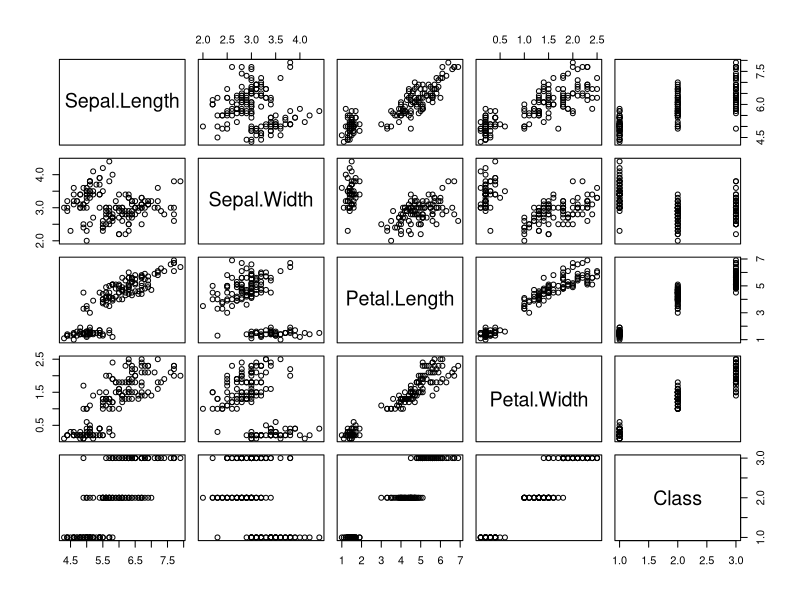
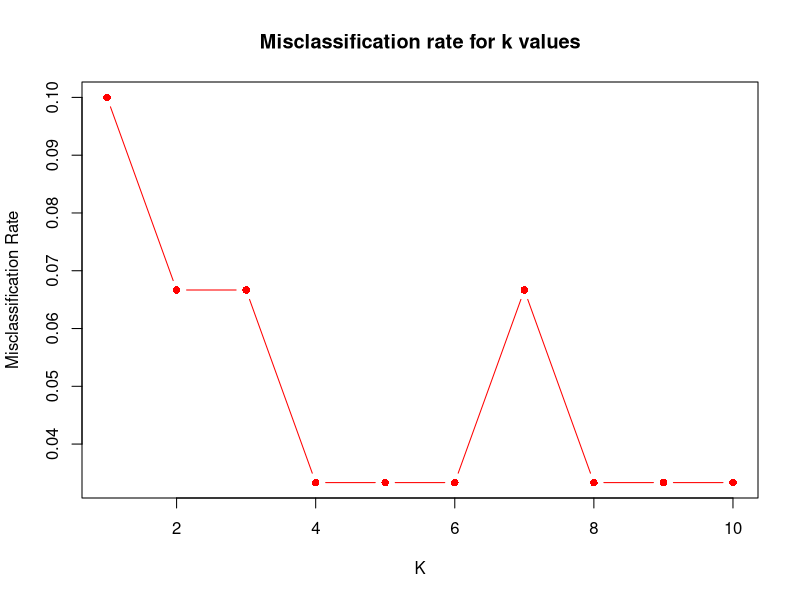
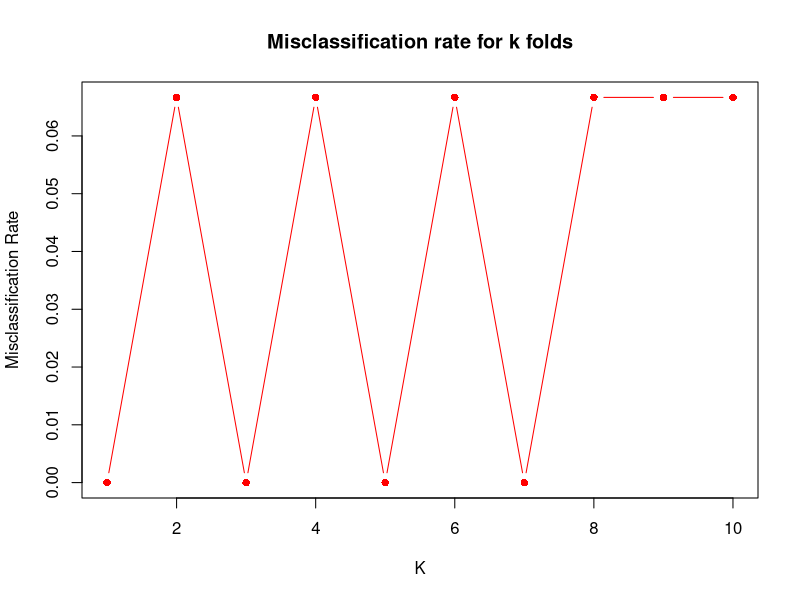
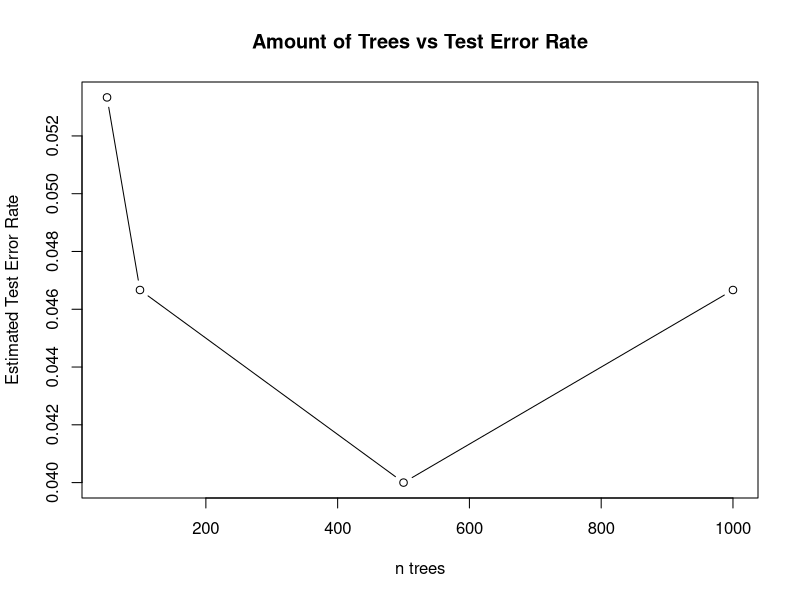

The R script that drew these images, in order:
## ---- chunk 1
knitr::opts_chunk$set(echo = TRUE)
## ---- chunk 2
install.packages(c('randomForest', 'caret', 'class','ggplot2'))

library(class)
library(caret)
library(randomForest)
library(ggplot2)
library(MASS)

# load data from CSV
Iris <- read.csv("bezedekIris.csv")
View(Iris)
attach(Iris)

Iris$Class <- as.factor(Iris$Class) # for handling qualitative response
## ---- chunk 3
summary(Iris)
## ---- chunk 4
pairs(Iris)
## ---- chunk 5
cor(subset(Iris, select = -c(Class)))
## ---- chunk 6
set.seed(1)
k = 10
cv.error <- rep(0, k)
splits <- createFolds(Class, returnTrain = FALSE)
for(i in 1:k) {
  #Split into train and test
  test <- splits[[i]]
  train <- -(test)
  Iris.test <- Iris[test, ]
  Class.test <- Class[test]
  
  #Train model
  lda.fit <- lda(Class ~ ., data = Iris, subset = train)
  
  #Test model
  lda.pred <- predict(lda.fit, Iris.test)
  lda.class <- lda.pred$class
  cv.error[i] <- mean(lda.class != Class.test)
}
cv.error
mean(cv.error)

lda.fit <- lda(Class ~ ., data = Iris)
lda.fit
## ---- chunk 7
set.seed(1)
k = 10
cv.error <- rep(0, k)
splits <- createFolds(Class, returnTrain = FALSE)
for(i in 1:k) {
  #Split into train and test
  test <- splits[[i]]
  train <- -(test)
  Iris.test <- Iris[test, ]
  Class.test <- Class[test]
  
  #Train model
  qda.fit <- qda(Class ~ ., data = Iris, subset = train)
  
  #Test model
  qda.pred <- predict(qda.fit, Iris.test)
  qda.class <- qda.pred$class
  cv.error[i] <- mean(qda.class != Class.test)
}
cv.error
mean(cv.error)

qda.fit <- qda(Class ~ ., data = Iris)
qda.fit
## ---- chunk 8
#### FITTING A KNN CLASSIFIER MODEL FOR DIFFERENT VALUES OF K TO FIND THE BEST K WITH LEAST MISCLASSIFICATION RATE
set.seed(300)
train_indices = sample(1:nrow(Iris), 0.8 * nrow(Iris))
train_data=Iris[train_indices, ]
test_data=Iris[-train_indices, ]
predictors=names(train_data)[1:4]
response="Class"
correct_classification=numeric()
misclassification_rates=numeric()
for (k_value in 1:10) {
  knn_predictions=knn(train = train_data[, predictors], test = test_data[, predictors], cl = train_data[, response], k = k_value)
  confusion_matrix=table(Actual = test_data[, response], Predicted = knn_predictions)
  correct_classification=sum(diag(confusion_matrix)) / sum(confusion_matrix)
  misclassification_rate=1 - correct_classification
  misclassification_rates=c(misclassification_rates, misclassification_rate)
  print(k_value)
  print(confusion_matrix)
  }
print(misclassification_rates)
plot(1:10, misclassification_rates, type = "b", xlab = "K",pch=16,col="red", ylab = "Misclassification Rate", main = "Misclassification rate for k values")
### After fitting the knn model on different k it is observed that 1,3,4,8,9,10 gives the minimum misclassification rate. So the knn model with k =3 can be choosen for further validation
## ---- chunk 9
### APPLYING 10 FOLD CROSS VALIDATION FOR TESTING THE MODEL PREDICTIONS
set.seed(123)
predictors = names(Iris)[1:4]
response = "Class"
irirs_data_2 = Iris[,c(predictors,response),drop=FALSE]
k_folds = 10
folds = createFolds(irirs_data_2$Class,k=k_folds,list=TRUE,returnTrain = FALSE)
missclassification_rates = numeric()
for (fold_ind in folds){
  fold = unlist(fold_ind)
  train_data = irirs_data_2[-fold,]
  test_data = irirs_data_2[fold,]
  knn_predictions = knn(train = train_data[,predictors],test=test_data[,predictors],cl=train_data[,response],k=3)
  confusion_matrix = table(Actual=test_data[,response],Predicted=knn_predictions)
  correct_classification = sum(diag(confusion_matrix))/sum(confusion_matrix)
  missclassification_rate = 1-correct_classification
  missclassification_rates = c(missclassification_rates,missclassification_rate)
}
print(missclassification_rates)
plot(1:10, missclassification_rates, type = "b",pch =16,col="red", xlab = "K", ylab = "Misclassification Rate", main = "Misclassification rate for k folds")
average_missclassification = mean(missclassification_rates)
print(average_missclassification)
### After applying the k fold cross validation the average misclassification rate shows up to be 0.04
## ---- chunk 10
set.seed(1)
k=10
mis.errors.50=rep(k)
Iris.splits=createFolds(Iris$Class, k = k, returnTrain = FALSE)

for (i in 1:k){
  # split into train/test
  Iris.test=Iris[Iris.splits[[i]],]
  Iris.train=Iris[-Iris.splits[[i]],]
  
  # train model
  rf.fit = randomForest(Iris.train$Class ~ ., data=Iris.train, type='classification',importance=TRUE, proximity=TRUE, ntree=50) 
  
  # predict on test and get error from confusion matrix
  predictions=predict(rf.fit, Iris.test)
  rf.cm=table(predictions,Iris.test$Class)
  mis.error=1-sum(diag(rf.cm))/sum(rf.cm)
  
  mis.errors.50[i]=mis.error
}

mean(mis.errors.50)
## ---- chunk 11
set.seed(1)
k=10
mis.errors.100=rep(k)
Iris.splits=createFolds(Iris$Class, k = k, returnTrain = FALSE)

for (i in 1:k){
  # split into train/test
  Iris.test=Iris[Iris.splits[[i]],]
  Iris.train=Iris[-Iris.splits[[i]],]
  
  # train model
  rf.fit = randomForest(Iris.train$Class ~ ., data=Iris.train, type='classification',importance=TRUE, proximity=TRUE, ntree=100) 
  
  # predict on test and get error from confusion matrix
  predictions=predict(rf.fit, Iris.test)
  rf.cm=table(predictions,Iris.test$Class)
  mis.error=1-sum(diag(rf.cm))/sum(rf.cm)
  
  mis.errors.100[i]=mis.error
}

mean(mis.errors.100)
## ---- chunk 12
set.seed(1)
k=10
mis.errors.500=rep(k)
Iris.splits=createFolds(Iris$Class, k = k, returnTrain = FALSE)

for (i in 1:k){
  # split into train/test
  Iris.test=Iris[Iris.splits[[i]],]
  Iris.train=Iris[-Iris.splits[[i]],]
  
  # train model
  rf.fit = randomForest(Iris.train$Class ~ ., data=Iris.train, type='classification',importance=TRUE, proximity=TRUE, ntree=500) 
  
  # predict on test and get error from confusion matrix
  predictions=predict(rf.fit, Iris.test)
  rf.cm=table(predictions,Iris.test$Class)
  mis.error=1-sum(diag(rf.cm))/sum(rf.cm)
  
  mis.errors.500[i]=mis.error
}

mean(mis.errors.500)
## ---- chunk 13
set.seed(1)
k=10
mis.errors.1000=rep(k)
Iris.splits=createFolds(Iris$Class, k = k, returnTrain = FALSE)

for (i in 1:k){
  # split into train/test
  Iris.test=Iris[Iris.splits[[i]],]
  Iris.train=Iris[-Iris.splits[[i]],]
  
  # train model
  rf.fit = randomForest(Iris.train$Class ~ ., data=Iris.train, type='classification',importance=TRUE, proximity=TRUE, ntree=1000) 
  
  # predict on test and get error from confusion matrix
  predictions=predict(rf.fit, Iris.test)
  rf.cm=table(predictions,Iris.test$Class)
  mis.error=1-sum(diag(rf.cm))/sum(rf.cm)
  
  mis.errors.1000[i]=mis.error
}

mean(mis.errors.1000)
## ---- chunk 14
ave.errors=c(mean(mis.errors.50),mean(mis.errors.100),mean(mis.errors.500),mean(mis.errors.1000))

plot(c(50,100,500,1000),ave.errors, xlab = 'n trees', ylab='Estimated Test Error Rate', type='b')

title('Amount of Trees vs Test Error Rate')
